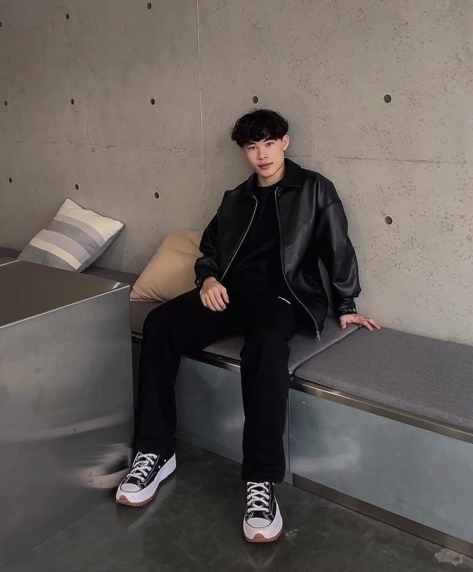
#> input picture week08/img.jpg, 946 x 1144 px (shown at 1/2 size)
$ python 0408_3.py
#> lines starting #> are read from the running program, lines starting #| are printed output that depends on the picture
'''
contours, hierarchy=cv2.findContours(image, mode, method)

hierarchy:是輪廓的層次信息，他描述了每個輪廓的關西

參數image是待處理的灰階或二值圖像，mode表示輪廓檢測模式，method表示輪廓逼近方法

mode有四種 : cv2.RETR_EXTERNAL：只檢索最外層輪廓；
             cv2.RETR_LIST：檢索所有輪廓，不建立層次關係；
             cv2.RETR_CCOMP：檢索所有輪廓，建立兩層層次關係；
             cv2.RETR_TREE：檢索所有輪廓，建立完整的層次結構。

Contour approximation method參數有三種可選：
 cv2.CHAIN_APPROX_NONE：儲存所有輪廓點
 cv2.CHAIN_APPROX_SIMPLE：壓縮水平、垂直和對角方向的點，只儲存端點；
 cv2.CHAIN_APPROX_TC89_KCOS：使用TehChin鏈碼逼近算法。
'''

'''
image = cv2.drawContours(src_image, contours, contourIdx,
color, thickness, lineType, hierarchy, maxLevel, offset)

    src_image：要繪製輪廓的圖像。
    contours：findContours所獲得的 list，包含所有的輪廓
    contourIdx：要繪製的輪廓索引，負數表示繪製所有輪廓。
    color：繪製輪廓的顏色，用BGR格式設定顏色。
    thickness：optional, 輪廓線的寬度，負數則填充輪廓區域(實心)。
    lineType：optional，cv2.LINE_4,cv2.LINE_8, or cv2.LINE_AA。
    hierarchy：optional, findContours()輸出的層級信息。
    maxLevel：optional, 繪製最大層次深度, n表示0至n 層。
    offset：optional, 每個輪廓點的偏移量
'''
import cv2
image=cv2.imread('img.jpg',0)
#> image: shape (1144, 946); min 0, max 235, mean 93.8
image=cv2.resize(image,(473,572))
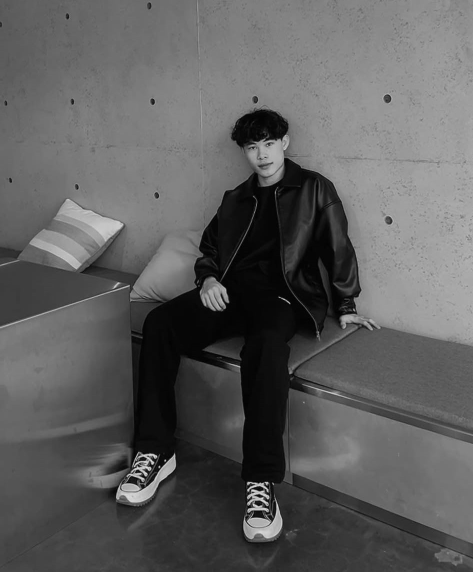
#> image: shape (572, 473); min 1, max 224, mean 93.9
contours, hierarchy=cv2.findContours(image, cv2.RETR_EXTERNAL, cv2.CHAIN_APPROX_SIMPLE)
#> contours = [[[0, 0], [0, 571], [472, 571], [472, 0]]]
dst = cv2.drawContours(image,contours,-1,(0,255,0),5) # 繪製圖形輪廓
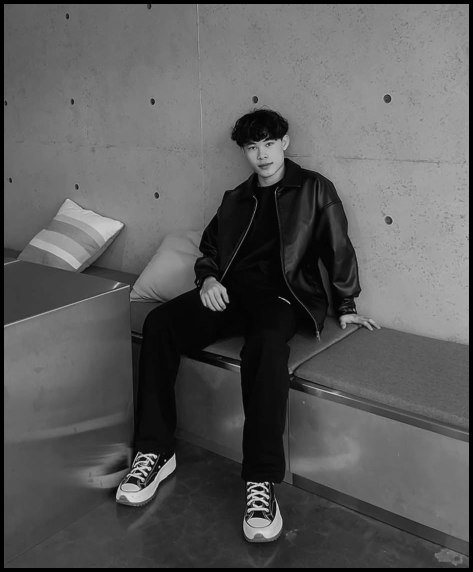
#> dst: shape (572, 473); min 0, max 224, mean 90.7
cv2.imshow("drawed _contour",dst)
cv2.waitKey()
cv2.destroyAllWindows()
